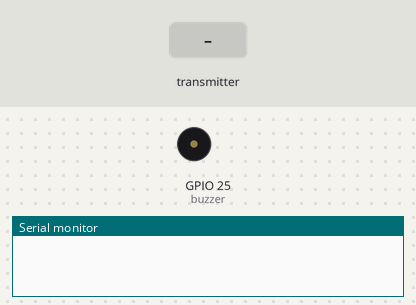
Bench run of a sketch on a simulated ESP32. On the bench: buzzer (waves = sounding), the last lines printed to the serial monitor. The inputs (shaded band) are chosen by the test bench.

Above: at 1.2 s.
1.3 s: the transmitter starts sending myState = 0
3.3 s: the transmitter starts sending myState = 1
5.3 s: the transmitter starts sending myValue = 1024
At 6.0 s:
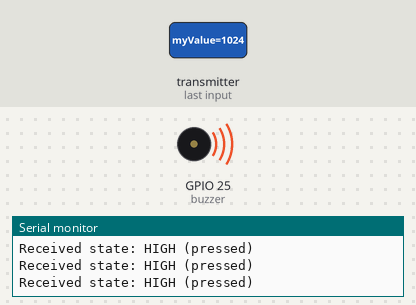
6.8 s: the transmitter starts sending myValue = 0
At 7.1 s:
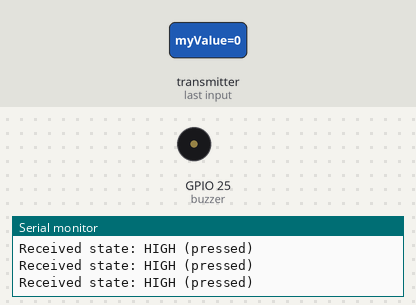
8.3 s: the transmitter starts sending myValue = 2048
At 9.5 s:
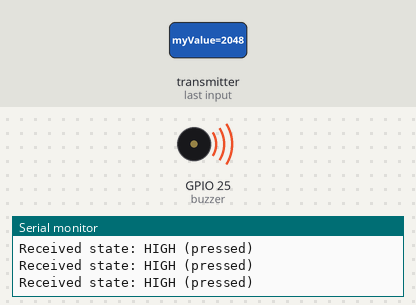
Timing chart, 0 to 10.8 s (numbered marks = the images above; inputs shaded):
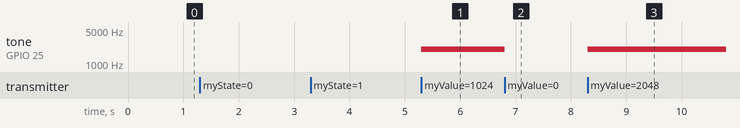

The sketch:

ESP_NOW_Buzzer_Receiver.ino
```cpp
#include <WiFi.h>
#include <esp_now.h>

const int buzzer = 25;

const int freq = 2000;     // 2 kHz tone (adjust for your buzzer)
const int pwmChannel = 0;  // ESP32 has 16 channels: 0-15
const int resolution = 8;  // 8-bit (0-255)

typedef struct struct_message {
  bool myState;
  int myValue;
} struct_message;

// New callback signature for ESP32 Arduino core v3.x and later
void OnDataRecv(const esp_now_recv_info_t *recv_info, const uint8_t *data, int len) {
  struct_message incomingData;
  if (len == sizeof(incomingData)) {
    memcpy(&incomingData, data, sizeof(incomingData));
    Serial.print("Received state: ");
    Serial.println(incomingData.myState ? "HIGH (pressed)" : "LOW (released)");

    int mapped = map(incomingData.myValue, 0, 4095, 0, 255);

    if (incomingData.myState) {
      ledcWrite(pwmChannel, mapped);
    } else {
      ledcWrite(pwmChannel, 0);  // Buzzer OFF
    }
  } else {
    Serial.print("Received unexpected data length: ");
    Serial.println(len);
  }
}

void setup() {
  Serial.begin(115200);
  pinMode(buzzer, OUTPUT);
  digitalWrite(buzzer, LOW);

  WiFi.mode(WIFI_STA);

  if (esp_now_init() != ESP_OK) {
    Serial.println("ESP-NOW init failed!");
    while (true) { delay(1); }
  }

  ledcSetup(pwmChannel, freq, resolution);
  ledcAttachPin(buzzer, pwmChannel);

  esp_now_register_recv_cb(OnDataRecv);
}

void loop() {
  // Nothing needed here; all work is done in the callback
}
```

Measured:
- after the input at 5.3 s, tone on GPIO 25 (buzzer): silent → 2000 Hz at once
- after the input at 6.8 s, tone on GPIO 25 (buzzer): 2000 Hz → silent at once
- after the input at 8.3 s, tone on GPIO 25 (buzzer): silent → 2000 Hz at once
